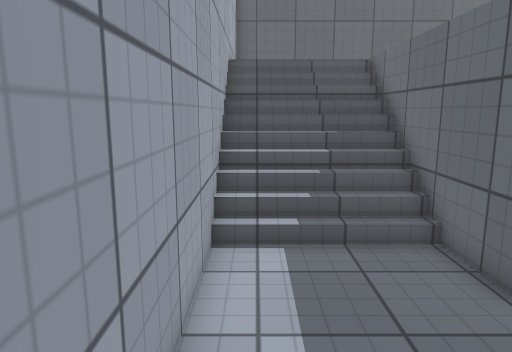
[1] (above)

20 first-person views from a walk through a Unity game level. The camera is 1.5 m above the floor, tilts 10° down and sees 70° across. The floor is counted in squares, 0.5 m on a side. Each view is taken from the middle of a square. On the plan, view 1 faces up. The plan holds only what a view shows up to about 20 squares ahead; the rest is blank. The player character is not drawn. Surface patterns are stand-ins for the level's own textures.

[2]
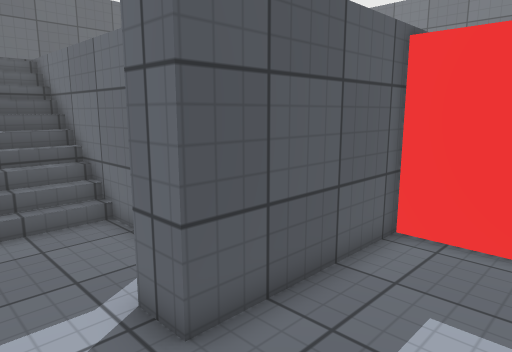

[3]
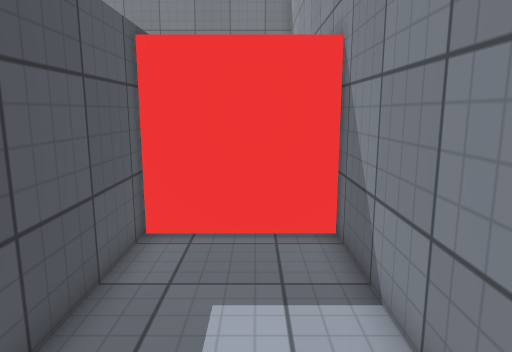

[4]
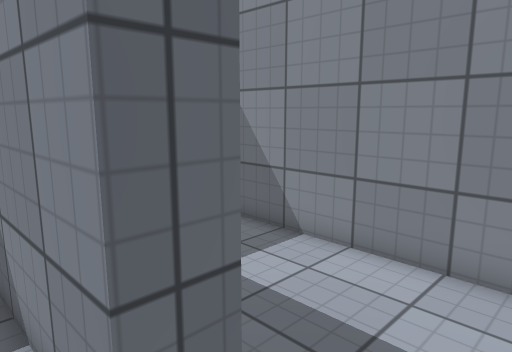

[5]
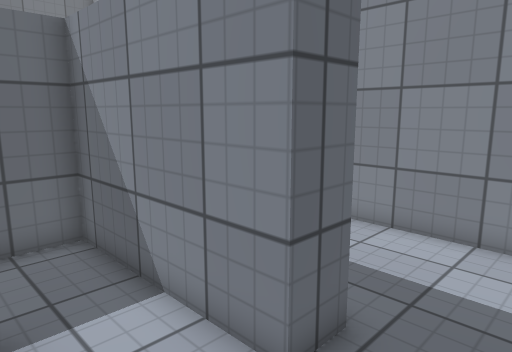

[6]
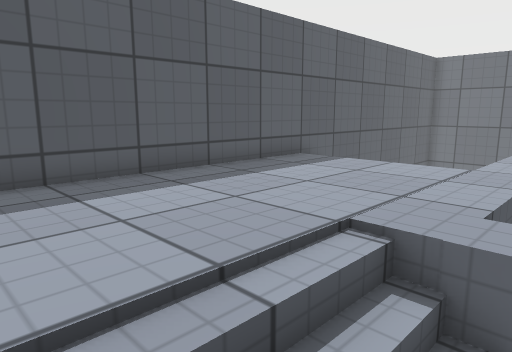

[7]
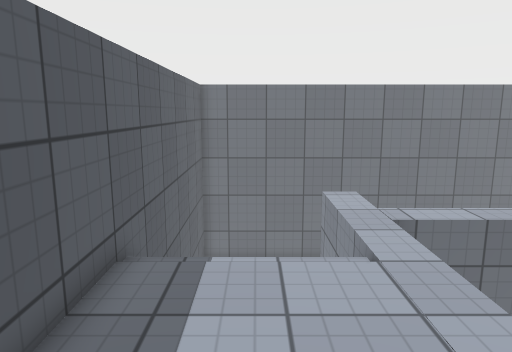

[8]
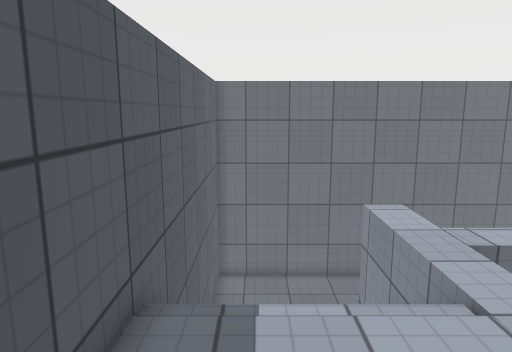

[9]
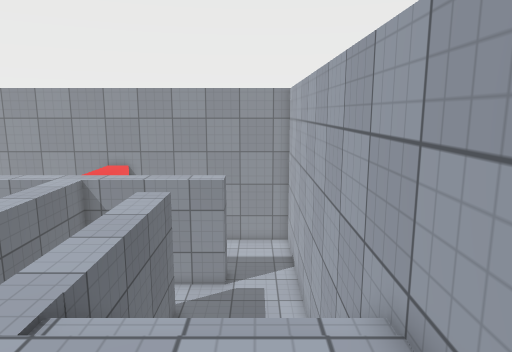

[10]
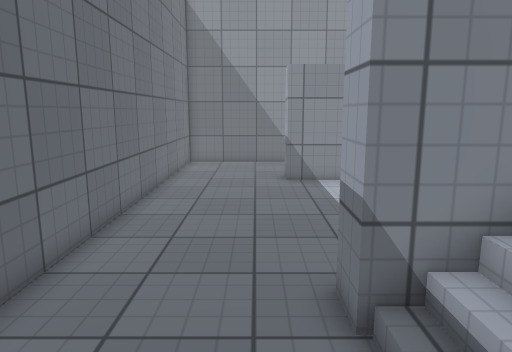

[11]
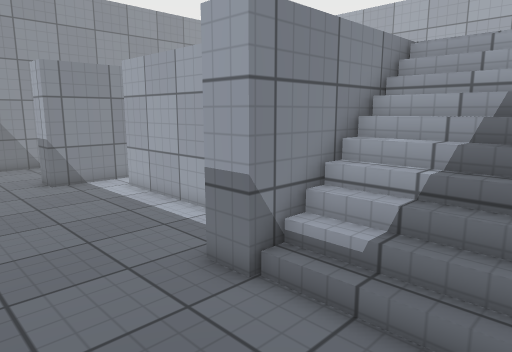

[12]
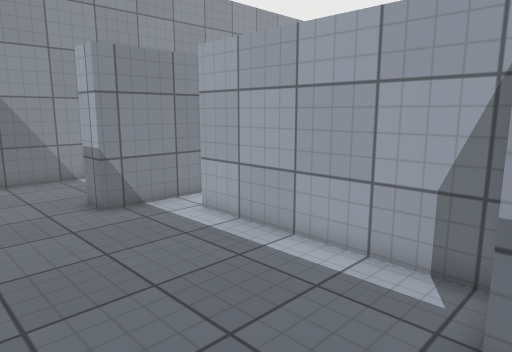

[13]
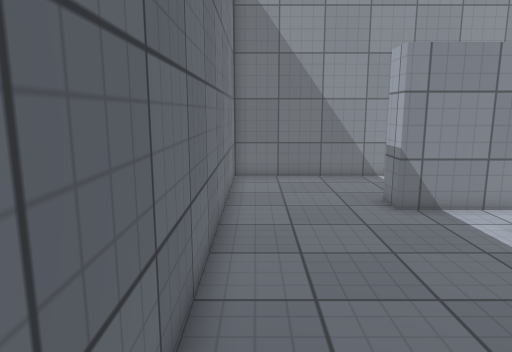

[14]
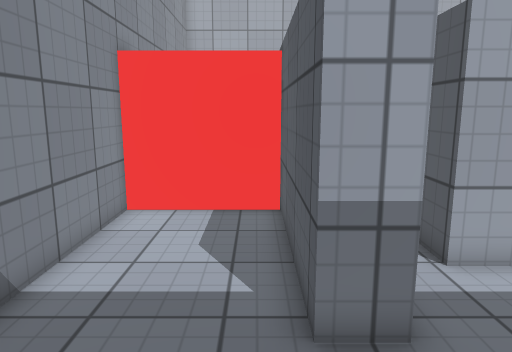

[15]
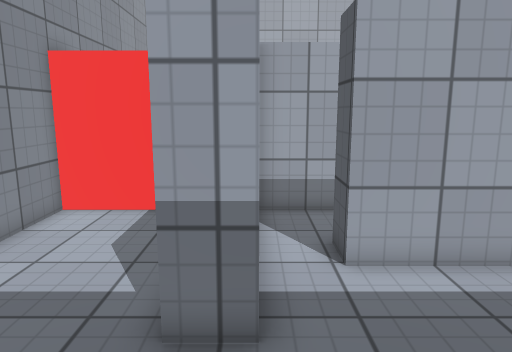

[16]
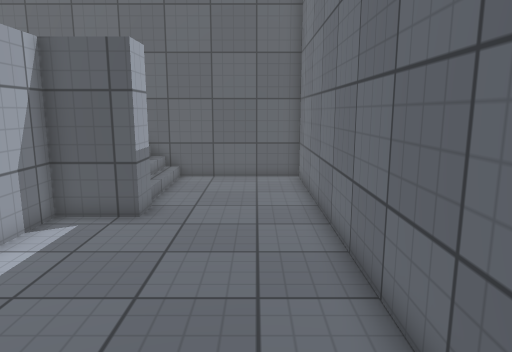

[17]
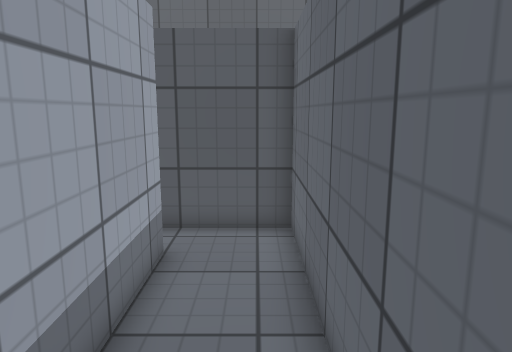

[18]
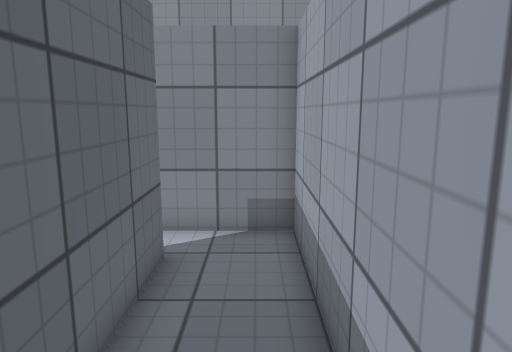

[19]
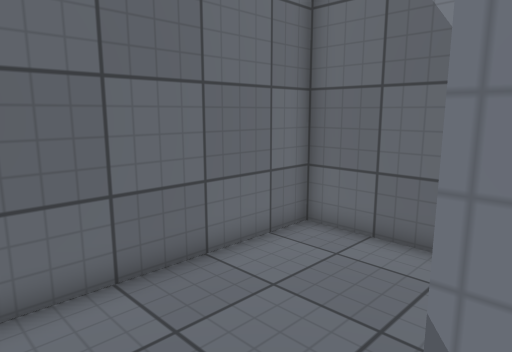

[20]
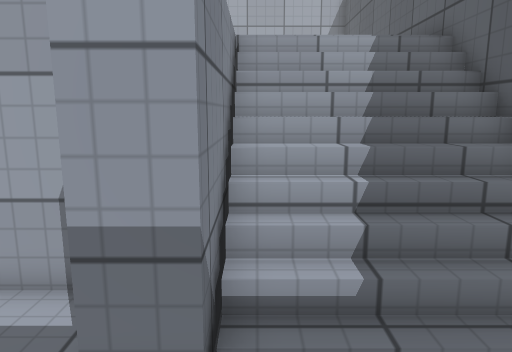

### Floor plan
Key: @ floor where view 1 was taken; # wall or solid block; . main floor; : floor 2.5 m higher than the main floor; / step, stairs or slope.
Columns run from 1 left of view 1 to 22 right of it. Each row starts with its distance up from view 1.
 20 ########################
 19 # :::::::::://////.....#
 18 # :::::::::://////.....#
 17 # :::::::::://////.....#
 16 # :::::::::://////.....#
 15 #:::::::::::/ ////.....#
 14 #/////::::::::::::#....#
 13 #/////:.......:#.......#
 12 #/////:    ...:#.......#
 11 #/////:    #..:#.......#
 10 #/////:    #..:#.......#
  9 #/////:   ##..:#.......#
  8 #/////:   ##..:#.......#
  7 #.....:   ##..:#.......#
  6 #.....:   ##..:#.......#
  5 #.........##..:#.......#
  4 #.........##...........#
  3 #..################....#
  2 #..################....#
  1 #.........##...........#
  0 #@........##...........#
 -1  .........##...........#
 -2  .........##...........#
 -3   ######################

Where each view was taken, in squares from view 1:
view 1: 0 up, 0 right, facing up
view 2: 2 down, 0 right, facing up-right
view 3: 1 down, 0 right, facing right
view 4: 4 up, 0 right, facing down-right
view 5: 6 up, 0 right, facing down-right
view 6: 12 up, 0 right, facing up-right
view 7: 17 up, 3 right, facing right
view 8: 18 up, 5 right, facing right
view 9: 19 up, 1 right, facing down
view 10: 19 up, 18 right, facing down
view 11: 19 up, 21 right, facing down-left
view 12: 14 up, 21 right, facing down-left
view 13: 14 up, 21 right, facing down
view 14: 1 up, 21 right, facing left
view 15: 3 up, 21 right, facing left
view 16: 3 up, 20 right, facing up
view 17: 4 up, 12 right, facing up
view 18: 12 up, 11 right, facing down
view 19: 5 up, 16 right, facing down-right
view 20: 15 up, 20 right, facing left
